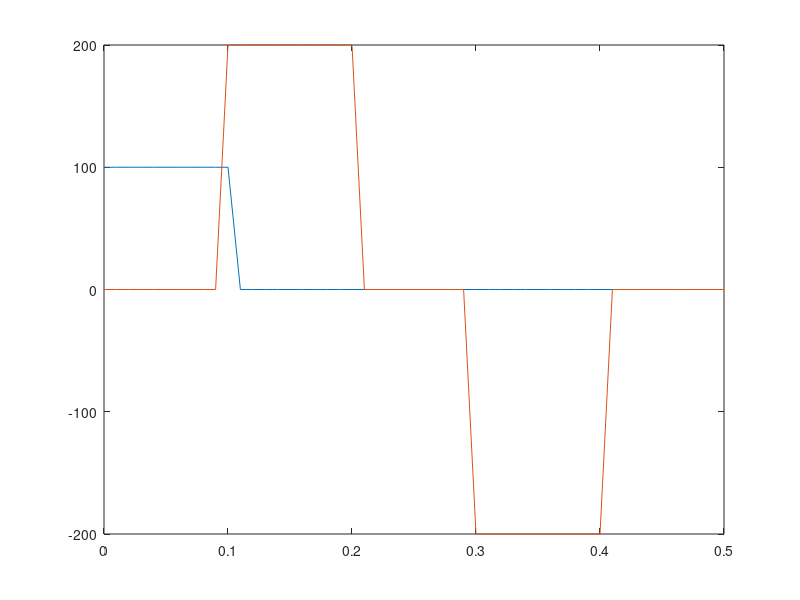

Here is the MATLAB script that generated this plot: (Note: this script raises an error after producing the figure.)
%% Plot Telegrapher Eqn

L=60;
tend=1;

dx=0.01;
dt=0.01;

x=0:dx:L;
t=0:dt:tend;
D0=4;
R0=D0/2;
A0=pi*D0^2/4;
E=3600000;
h=0.1;

rho=1;
mu=0.009;

R = 8*mu*pi./A0^2;
I = rho/A0;
C = A0*D0/(E*h);

beta = I/L;
d=beta/2;
c=sqrt(1/(I*C));

P=zeros(size(t));

for n=1:100
   
    wn = sqrt( (n*pi/L)^2 * c^2 - beta^2/4);
    phin = atan(d/wn);
    An = (2/L*cos(phin)) * sin(n*pi/2);
    
    P = 0.5 * An * exp(-d.*t) .* ( sin( n*pi/2 - wn.*t + phin ) + ...
        sin( n*pi/2 + wn.*t - phin ) ) +P;
    
    
end

 plot(t,P); 
%% Plot lumped parameter

R = L*8*mu*pi./A0^2;
I = L*rho/A0;
C = L*A0*D0/(E*h);

beta = R/I;
d=beta/2;
c=sqrt(1/(I*C));

w=sqrt(beta^2-4*c^2);

P = 2*exp(-d.*t) .* ( cosh(0.5*t*w) + (1+beta)/w * sinh(0.5*t*w));

plot(t, P)
plot(t, c*t)

%% Plot lossless

L=30;
tend=0.5;

dx=0.01;
dt=0.01;

x=0:dx:L;
t=0:dt:tend;
D0=4;
R0=D0/2;
A0=pi*D0^2/4;
E=3600000;
h=0.1;

rho=1;
mu=0.009;

R = 8*mu*pi./A0^2;
I = rho/A0;
C = 0.5*A0*D0/(E*h);

beta = I/L;
d=beta/2;
c=sqrt(1/(I*C));

Z0=rho*c/A0;

Qin = zeros(size(t));
Qin(t<=0.1)=100;
plot(t,Qin);

Qout = zeros(size(t));
Qout(t>=0.1 & t<=0.2) = 200;
Qout(t>=0.3 & t<=0.4) = -200;


hold on
plot(t,Qout)

Qout_LC = 100*( 1-cos(t.*c/L) - heaviside(t-0.1).*( 1-cos((t-0.1).*c/L) ) );

plot(t,Qout_LC)
plot(1e-3:1e-3:0.5, varsave_w_P(:,3:4))

%%
Pin=zeros(size(t));

Pin(t<=0.1)=100*Z0;
Pin(t>=0.2 & t<=0.3) = -200*Z0;
Pin(t>=0.4 & t<=0.5) = 200*Z0;

figure
plot(t,Pin)
hold on
%

Pin_LC = 100*sqrt(I/C)*( sin(t.*c/L) - heaviside(t-0.1).*( sin((t-0.1).*c/L) ) );

%plot(t(2:end),L*I*diff(Qout_LC)./dt)
plot(t,Pin_LC)
%plot(1e-3:1e-2:0.5, varsave_w_P(:,7:8))

CP1=[Qin' Qout' Pin' zeros(size(Qin'))];
CP2=[Qin' Qout_LC' Pin_LC' zeros(size(Qin'))];
%% for RCR
clc

syms R C Z Cp L w

i=sym(sqrt(-1));

ZRCR = (R+Z+i*R*Z*C)/(1+i*w*R*C)

Z_cRCR = 1/(i*w*Cp/2 + 1/ZRCR)

Z_cRCR = simplify(Z_cRCR)

Z_tot = 1/(i*w*Cp/2 + 1/(i*w*L + Z_cRCR) );

Z_tot = simplify(Z_tot)

%% Plot Wave w RCR

L=13;
tend=1;

dx=0.01;
dt=0.01;

x=0:dx:L;
t=0:dt:tend;
D0=1.59;
R0=D0/2;
A0=pi*D0^2/4;
E=12720000;
h=0.03;

rho=1;
mu=0.009;

R = 8*mu*pi./A0^2;
I = rho/A0;
C = A0*D0/(E*h);

beta = I/L;
d=beta/2;
c=sqrt(1/(I*C))

Z0=rho*c/A0;

Q_in= zeros(size(t));
Q_wave_out = zeros(size(t));
P_wave_in = Q_wave_out;
P_wave_out = Q_wave_out;

Z=Z0;
C=0.00021;
Rd=2665-Z0;

for f=0:5
    
    w=2*pi*f;

    Z_RCR = (Rd+Z+sqrt(-1)*w*Rd*Z*C)/(1+sqrt(-1)*w*Rd*C) ;
    
    R = (Z_RCR-Z0)/(Z_RCR+Z0)
    R_alt = Rd/(Rd+2*(Z0 + sqrt(-1)*w*Rd*C*Z0) )
    
    scale = 1; if f>1; scale=1/f; end
    
    A = scale*50*exp(sqrt(-1)*w.*(t-0.2))./(exp(sqrt(-1)*w.*t) - R.*exp(sqrt(-1)*w*(t-2*L/c) ) );
    
    Q_in = scale*50*( exp(sqrt(-1)*w.*(t-0.2)) ) + Q_in;
    Q_wave_out = A.*( exp(sqrt(-1)*w.*(t-L/c)) - R*exp(sqrt(-1)*w.*(t+L/c-2*L/c) ) ) + Q_wave_out;
    
    P_wave_in = Z0*A.*( exp(sqrt(-1)*w.*(t-0/c)) + R*exp(sqrt(-1)*w.*(t+0/c-2*L/c) ) ) + P_wave_in;
    
    P_wave_out = Z0*A.*( exp(sqrt(-1)*w.*(t-L/c)) + R*exp(sqrt(-1)*w.*(t+L/c-2*L/c) ) ) + P_wave_out;
    
end

plot(t,Q_in); hold on; plot(t, Q_wave_out)

figure;
plot(t,P_wave_in./1333.2); hold on; plot(t, P_wave_out./1333.2)

mP = mean(real(P_wave_in)./1333.2)
PP = range(real(P_wave_in)./1333.2)

CP = real([Q_in' Q_wave_out' P_wave_in' P_wave_out']);